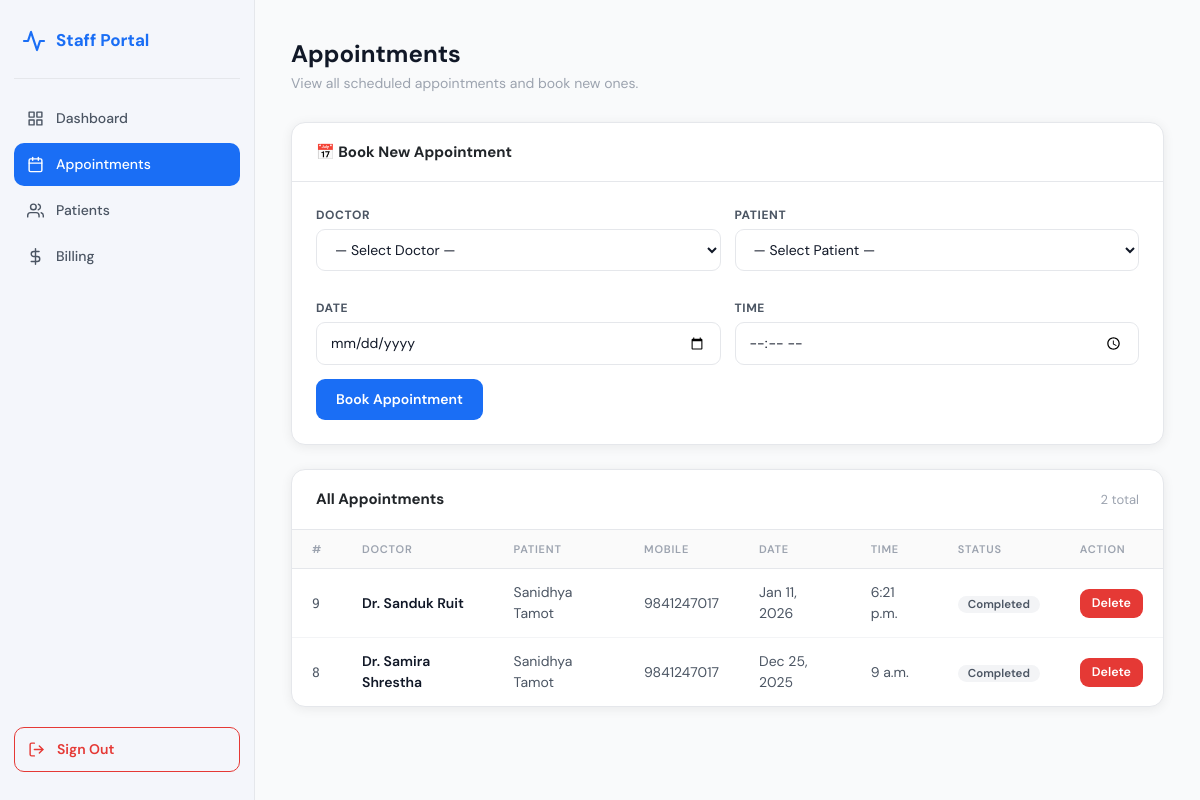
The page /view_appointment/ (signed in) on the database its author committed.
### hospital/models.py (models this page shows, shortened)
class Appointment(models.Model):
    Doctor= models.ForeignKey(Doctor,on_delete=models.CASCADE)
    Patient= models.ForeignKey(Patient,on_delete=models.CASCADE)
    date = models.DateField()
    time = models.TimeField()

class Doctor(models.Model):
    Name= models.CharField(max_length=100)
    Mobile= models.IntegerField()
    Special = models.CharField(max_length=100)
    email = models.EmailField(max_length=100, blank=True, null=True)        # ADD THIS
    password = models.CharField(max_length=128)

class Patient(models.Model):
    Name= models.CharField(max_length=100)
    Gender= models.CharField(max_length=100)
    Mobile = models.CharField(max_length=15)
    Address= models.TextField()
    email = models.EmailField(max_length=100, blank=True, null=True)         # optional
    password = models.CharField(max_length=128)   # ADD THIS

### hospital/views.py (the view, shortened to what this page needs)
# urls.py: path('view_appointment/',                View_Appointment,   name='view_appointment'),
def View_Appointment(request):
    if not request.user.is_authenticated or not request.user.is_staff:
        if _require_staff(request) is None:
            return redirect('main_login')
    from datetime import date as dt
    appointments = Appointment.objects.select_related('Doctor', 'Patient').order_by('-date', '-time')
    doctors      = Doctor.objects.all()
    patients     = Patient.objects.all()
    today        = dt.today()
    return render(request, 'view_appointment.html', {
        'appointments': appointments,
        'doctors':      doctors,
        'patients':     patients,
        'today':        today,
        'doc':          appointments,  # keep old variable for backward compat
    })

### hospital/templates/view_appointment.html (shortened to what this page needs)
{% extends "base.html" %}
{% block content %}
<div class="sw">
<aside class="sw-side">
    <a class="sw-brand" href="{% url 'staff_dashboard' %}">
        <svg width="24" height="24" viewBox="0 0 24 24" fill="none" stroke="currentColor" stroke-width="2.2" stroke-linecap="round" stroke-linejoin="round"><path d="M22 12h-4l-3 9L9 3l-3 9H2"/></svg>
        Staff Portal
    </a>
    <a href="{% url 'staff_dashboard' %}" class="sw-nav">
        <svg width="17" height="17" viewBox="0 0 24 24" fill="none" stroke-width="2" stroke-linecap="round" stroke-linejoin="round"><rect x="3" y="3" width="7" height="7"/><rect x="14" y="3" width="7" height="7"/><rect x="14" y="14" width="7" height="7"/><rect x="3" y="14" width="7" height="7"/></svg>
        Dashboard
    </a>
    <a href="{% url 'view_appointment' %}" class="sw-nav active">
        <svg width="17" height="17" viewBox="0 0 24 24" fill="none" stroke-width="2" stroke-linecap="round" stroke-linejoin="round"><rect x="3" y="4" width="18" height="18" rx="2"/><line x1="16" y1="2" x2="16" y2="6"/><line x1="8" y1="2" x2="8" y2="6"/><line x1="3" y1="10" x2="21" y2="10"/></svg>
        Appointments
    </a>
    <a href="{% url 'view_patient' %}" class="sw-nav">
        <svg width="17" height="17" viewBox="0 0 24 24" fill="none" stroke-width="2" stroke-linecap="round" stroke-linejoin="round"><path d="M17 21v-2a4 4 0 0 0-4-4H5a4 4 0 0 0-4 4v2"/><circle cx="9" cy="7" r="4"/><path d="M23 21v-2a4 4 0 0 0-3-3.87"/><path d="M16 3.13a4 4 0 0 1 0 7.75"/></svg>
        Patients
    </a>
    <a href="{% url 'add_bill' %}" class="sw-nav">
        <svg width="17" height="17" viewBox="0 0 24 24" fill="none" stroke-width="2" stroke-linecap="round" stroke-linejoin="round"><line x1="12" y1="1" x2="12" y2="23"/><path d="M17 5H9.5a3.5 3.5 0 0 0 0 7h5a3.5 3.5 0 0 1 0 7H6"/></svg>
        Billing
    </a>
    <div class="sw-spacer"></div>
    <a href="{% url 'logout_admin' %}" class="sw-out">
        <svg width="17" height="17" viewBox="0 0 24 24" fill="none" stroke="currentColor" stroke-width="2" stroke-linecap="round" stroke-linejoin="round"><path d="M9 21H5a2 2 0 0 1-2-2V5a2 2 0 0 1 2-2h4"/><polyline points="16 17 21 12 16 7"/><line x1="21" y1="12" x2="9" y2="12"/></svg>
        Sign Out
    </a>
</aside>
<main class="sw-main">
    <div class="sw-hd">
        <h1>Appointments</h1>
        <p>View all scheduled appointments and book new ones.</p>
    </div>
    <div class="card">
        <div class="card-hd">
            📅 Book New Appointment
        </div>
        <div class="card-bd">
            <form method="POST" action="{% url 'add_appointment' %}">
                <div class="grid2">
                    <div class="fg">
                        <label>Doctor</label>
                        <select name="doctor" required>
                            <option value="">— Select Doctor —</option>
                        </select>
                    </div>
                    <div class="fg">
                        <label>Patient</label>
                        <select name="patient" required>
                            <option value="">— Select Patient —</option>
                        </select>
                    </div>
                    <div class="fg">
                        <label>Date</label>
                        <input type="date" name="date" required min="{{ today }}">
                    </div>
                    <div class="fg">
                        <label>Time</label>
                        <input type="time" name="time" required>
                    </div>
                </div>
                <button type="submit" class="btn btn-blue">Book Appointment</button>
            </form>
        </div>
    </div>
    <div class="card">
        <div class="card-hd">
            All Appointments
            <span style="font-size:13px;font-weight:400;color:var(--light);">{{ appointments|length }} total</span>
        </div>
        {% if appointments %}
        <table class="tbl">
            <thead>
                <tr>
                    <th>#</th>
                    <th>Doctor</th>
                    <th>Patient</th>
                    <th>Mobile</th>
                    <th>Date</th>
                    <th>Time</th>
                    <th>Status</th>
                    <th>Action</th>
                </tr>
            </thead>
            <tbody>
                {% for apt in appointments %}
                <tr>
                    <td style="font-family:'DM Mono',monospace;font-size:13px;">{{ apt.id }}</td>
                    <td style="font-weight:600;color:var(--text);">Dr. {{ apt.Doctor.Name }}</td>
                    <td>{{ apt.Patient.Name }}</td>
                    <td>{{ apt.Patient.Mobile }}</td>
                    <td>{{ apt.date|date:"M d, Y" }}</td>
                    <td>{{ apt.time }}</td>
                    <td>
                        {% if apt.date > today %}
                            <span class="badge b-up">Upcoming</span>
                        {% elif apt.date == today %}
                            <span class="badge b-td">Today</span>
                        {% else %}
                            <span class="badge b-done">Completed</span>
                        {% endif %}
                    </td>
                    <td>
                        <a href="{% url 'delete_appointment' apt.id %}"
                           onclick="return confirm('Delete this appointment?')"
                           class="btn btn-red btn-sm">Delete</a>
                    </td>
                </tr>
                {% endfor %}
            </tbody>
        </table>
        {% else %}
        <div class="empty">No appointments found.</div>
        {% endif %}
    </div>
</main>
</div>
{% endblock %}

### hospital/templates/view_appointment.html (style rules this page uses)
:root { --blue:#1a6ef5;--blue-l:#e8f0fe;--green:#0fa66a;--green-l:#e6f7f1;--amber:#d97706;--amber-l:#fff8e1;--red:#e53935;--red-l:#fdecea;--sidebar-bg:#f4f6fb;--sidebar-w:255px;--text:#111827;--mid:#4b5563;--light:#9ca3af;--border:#e5e7eb;--card:#fff;--page:#f9fafb;--r:14px;--sh:0 2px 12px rgba(0,0,0,.07);--sh-md:0 6px 24px rgba(0,0,0,.11); }
.sw { font-family:'DM Sans',sans-serif;display:flex;min-height:100vh;background:var(--page);margin:0;padding:0!important; }
.sw-side { width:var(--sidebar-w);background:var(--sidebar-bg);border-right:1px solid var(--border);display:flex;flex-direction:column;padding:28px 14px;position:fixed;top:0;left:0;bottom:0;z-index:200; }
.sw-brand { display:flex;align-items:center;gap:10px;padding:0 8px 24px;border-bottom:1px solid var(--border);margin-bottom:18px;color:var(--blue);font-weight:700;font-size:17px;text-decoration:none; }
.sw-nav { display:flex;align-items:center;gap:12px;padding:11px 13px;border-radius:10px;text-decoration:none;color:var(--mid);font-size:14px;font-weight:500;margin-bottom:3px;transition:background .17s,color .17s; }
.sw-nav.active { background:var(--blue);color:#fff; }
.sw-nav.active svg { stroke:#fff!important; }
.sw-nav svg { stroke:currentColor;flex-shrink:0; }
.sw-spacer { flex:1; }
.sw-out { display:flex;align-items:center;gap:12px;padding:11px 13px;border-radius:10px;border:1.5px solid var(--red);background:transparent;color:var(--red);font-size:14px;font-weight:600;cursor:pointer;width:100%;text-decoration:none;transition:background .17s; }
.sw-main { margin-left:var(--sidebar-w);flex:1;padding:40px 36px 60px; }
.sw-hd { margin-bottom:28px; }
.sw-hd h1 { font-size:24px;font-weight:700;color:var(--text);margin:0 0 4px; }
.sw-hd p { color:var(--light);font-size:14px;margin:0; }
.card { background:var(--card);border:1px solid var(--border);border-radius:var(--r);box-shadow:var(--sh);overflow:hidden;margin-bottom:24px; }
.card-hd { padding:18px 24px;border-bottom:1px solid var(--border);font-weight:700;font-size:15px;display:flex;align-items:center;justify-content:space-between; }
.card-bd { padding:24px; }
.fg { display:flex;flex-direction:column;gap:5px;margin-bottom:14px; }
.fg label { font-size:12px;font-weight:700;color:var(--mid);text-transform:uppercase;letter-spacing:.05em; }
.fg select,.fg input { padding:10px 14px;border:1px solid var(--border);border-radius:9px;font-size:14px;font-family:inherit;color:var(--text);outline:none;transition:border-color .15s;background:var(--card); }
.grid2 { display:grid;grid-template-columns:1fr 1fr;gap:14px; }
.btn { display:inline-flex;align-items:center;gap:7px;padding:10px 20px;border-radius:9px;border:none;font-size:14px;font-weight:600;cursor:pointer;font-family:inherit;text-decoration:none;transition:opacity .15s; }
.btn-blue { background:var(--blue);color:#fff; }
.btn-red { background:var(--red);color:#fff; }
.btn-sm { padding:5px 12px;font-size:12.5px; }
.tbl { width:100%;border-collapse:collapse; }
.tbl th { text-align:left;font-size:11px;font-weight:600;text-transform:uppercase;letter-spacing:.07em;color:var(--light);padding:11px 20px;background:#fafafa;border-bottom:1px solid var(--border); }
.tbl td { padding:13px 20px;font-size:14px;border-bottom:1px solid #f3f4f6;color:var(--mid); }
.tbl tr:last-child td { border-bottom:none; }
.badge { display:inline-block;padding:3px 10px;border-radius:999px;font-size:11.5px;font-weight:600; }
.b-done { background:#f3f4f6;color:var(--mid); }

### rows shown on the page
Appointment: id "9", Doctor.Name "Sanduk Ruit", Patient.Name "Sanidhya Tamot", Patient.Mobile "9841247017", date "Jan 11, 2026", time "6:21 p.m.", shows "Completed"
Appointment: id "8", Doctor.Name "Samira Shrestha", Patient.Name "Sanidhya Tamot", Patient.Mobile "9841247017", date "Dec 25, 2025", time "9 a.m.", shows "Completed"

### other values the page prints
{{ appointments|length }} "2"
